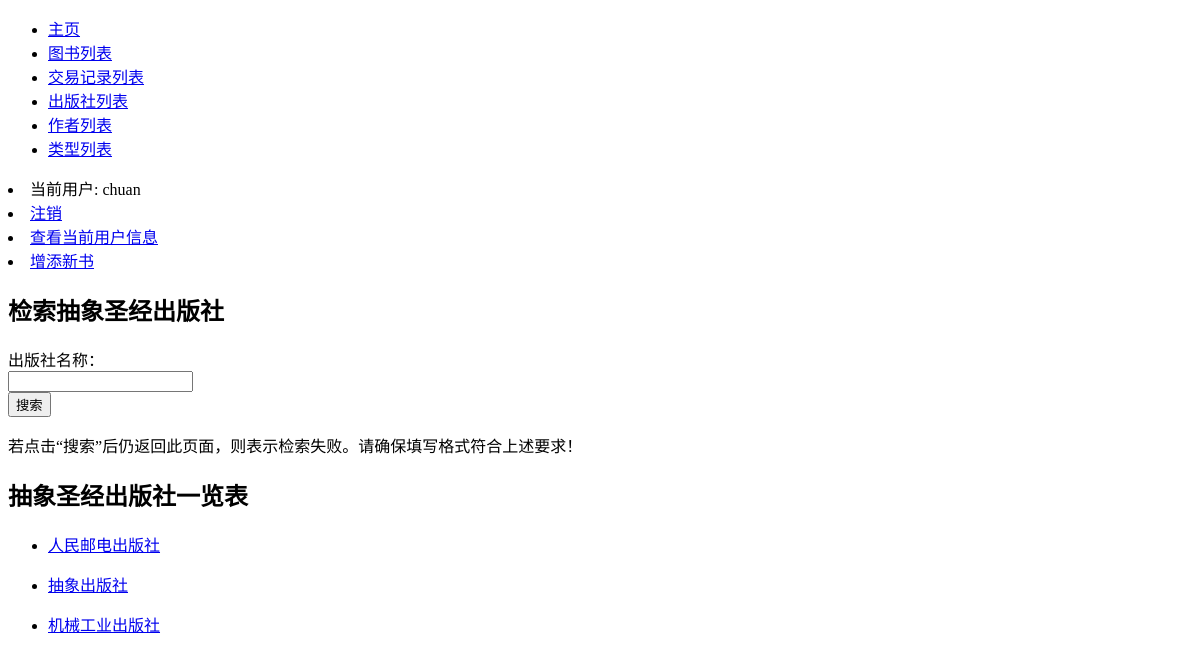
/bookstore/publishers/ (signed in), run on an earlier commit of the app's database.
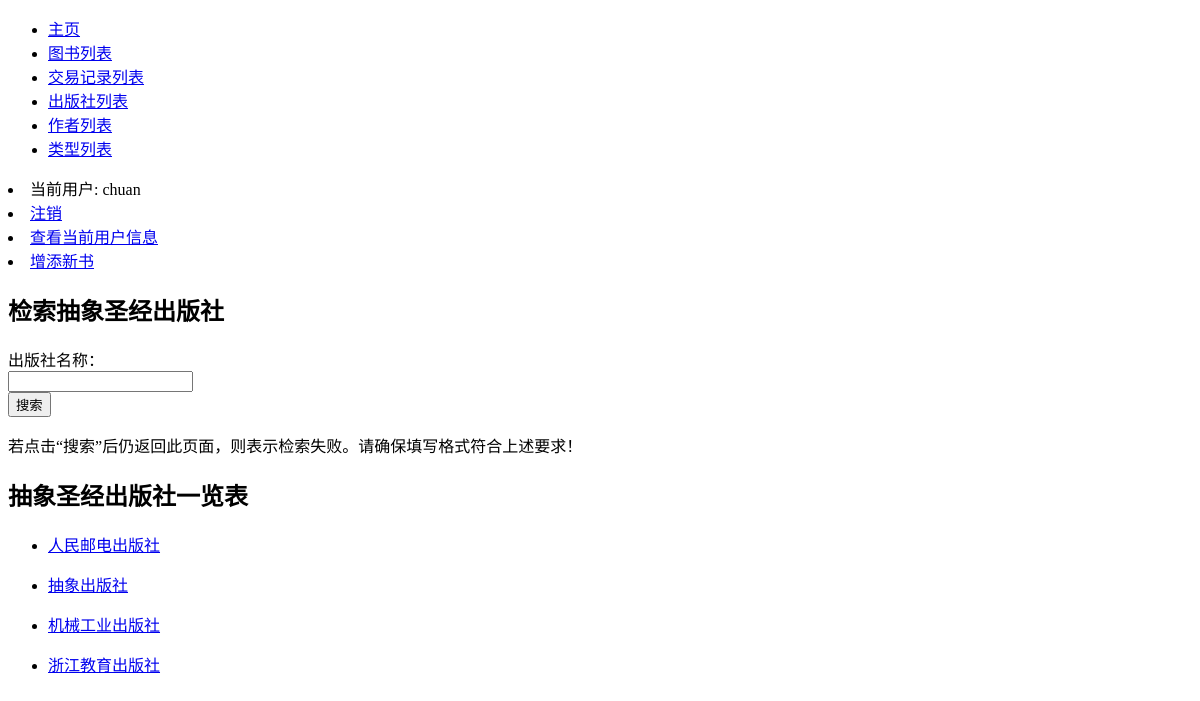
And on a later commit of the database.
### bookstore/models.py (models this page shows, shortened)
class Publisher(models.Model):
    name = models.CharField(max_length=30, verbose_name='出版社')
    class Meta:
        verbose_name = '出版社'
        verbose_name_plural = '出版社'
        ordering = ['name', ]
    def get_absolute_url(self):
        return reverse('pub_books', args=[str(self.id)])

### bookstore/views.py (the view, shortened to what this page needs)
# urls.py: path('publishers/', views.publishers, name='publishers'),
@login_required
def publishers(request):
    pubs = Publisher.objects.all()
    ct = {'pubs': pubs}
    return render(request, 'bookstore/publisher_list.html', context=ct)

### bookstore/templates/bookstore/publisher_list.html (shortened to what this page needs)
{% extends "base.html" %}
{% block content %}
    <div class="container">
        <div class="row">
            <div class="col-md-6 col-md-offset-3 col-sm-10 col-sm-offset-1">
                <form method="POST" role="form" class="form-horizontal">
                    <h2 class="form-signin-heading text-center">检索抽象圣经出版社</h2>
                    <div class="form-group">
                        <label for="id_name" class="col-md-3 control-label">出版社名称：</label>
                        <div class="col-md-9">
                            <input type="text" class="form-control" id="id_name" name="name">
                        </div>
                    </div>
                    <div class="form-group">
                        <div class="col-md-4 col-md-offset-4">
                            <button class="btn btn btn-primary btn-block" type="submit">搜索</button>
                        </div>
                    </div>
                </form>
            </div>
        </div>
    </div>
    <p>若点击“搜索”后仍返回此页面，则表示检索失败。请确保填写格式符合上述要求！</p>
    <h2>抽象圣经出版社一览表</h2>
    {% if pubs %}
    <ul>
      {% for pub in pubs %}
      <li>
        <p><a href="{{ pub.get_absolute_url }}">{{ pub.name }}</a></p>
      </li>
      {% endfor %}
    </ul>
    {% else %}
      <p>居然没人出版抽象圣经？在？道个歉？</p>
    {% endif %}
{% endblock %}

What changed in the data, as far as the page shows it:
added Publisher: name "浙江教育出版社"
